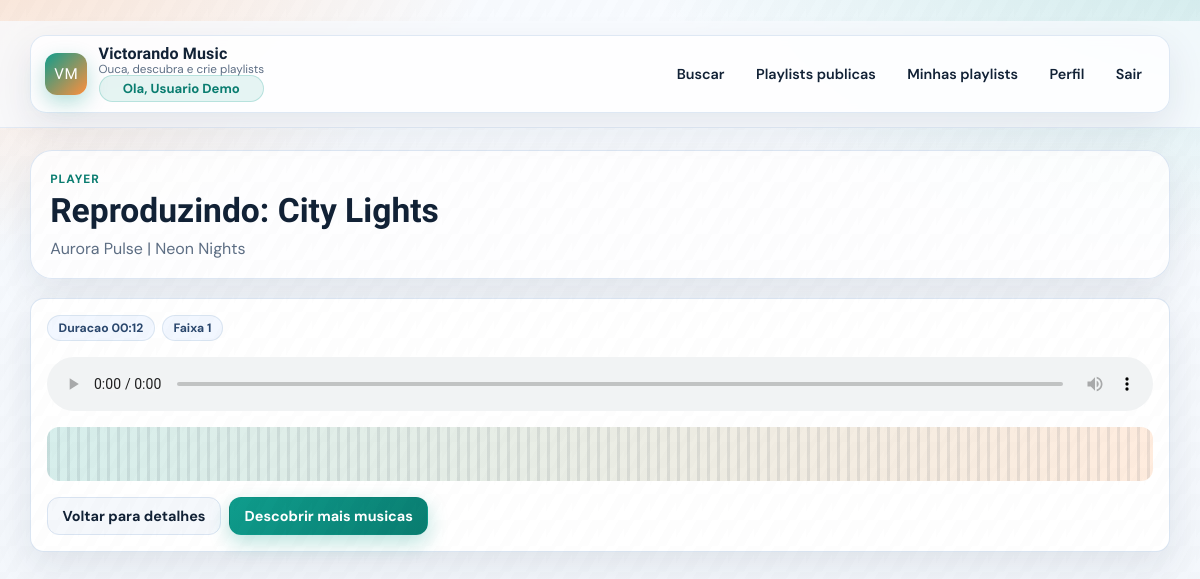
The page /player?id=1 (signed in) on the database its author committed.
### app/models/user.py (models this page shows, shortened)
class User(UserMixin, db.Model):
    __tablename__ = 'usuarios'
    id = db.Column(db.Integer, primary_key=True)
    tenant_id = db.Column(db.Integer, db.ForeignKey('tenants.id'), nullable=False, index=True)
    nome = db.Column(db.String(100), nullable=False)
    email = db.Column(db.String(120), unique=True, nullable=False, index=True)
    senha = db.Column(db.String(255), nullable=False)
    email_verificado_em = db.Column(db.DateTime)
    email_verificacao_token = db.Column(db.String(255), unique=True, index=True)
    reset_senha_token = db.Column(db.String(255), unique=True, index=True)
    reset_senha_expira_em = db.Column(db.DateTime)
    data_criacao = db.Column(db.DateTime, default=datetime.utcnow, nullable=False)
    ativo = db.Column(db.Boolean, default=True)
    playlists = db.relationship('Playlist', backref='usuario', lazy='dynamic', cascade='all, delete-orphan')
    favoritos = db.relationship('Music', secondary='favoritos', backref='usuarios_favoritaram', lazy='dynamic')
    memberships = db.relationship(
        'Membership',
        back_populates='user',
        lazy='dynamic',
        cascade='all, delete-orphan',
    )

### app/models/music.py (models this page shows, shortened)
class Music(db.Model):
    __tablename__ = 'musicas'
    id = db.Column(db.Integer, primary_key=True)
    titulo = db.Column(db.String(150), nullable=False, index=True)
    album_id = db.Column(db.Integer, db.ForeignKey('albuns.id'), nullable=False)
    duracao = db.Column(db.Integer)  # em segundos
    arquivo_url = db.Column(db.String(255), nullable=False)
    numero_faixa = db.Column(db.Integer)
    visualizacoes = db.Column(db.Integer, default=0)
    def incrementar_visualizacao(self):
        self.visualizacoes += 1
        db.session.commit()
    @property
    def duracao_formatada(self):
        if not self.duracao:
            return "00:00"
        minutos = self.duracao // 60
        segundos = self.duracao % 60
        return f"{minutos:02d}:{segundos:02d}"
    def to_dict(self, include_album=True):
        data = {
            'id': self.id,
            'titulo': self.titulo,
            'album_id': self.album_id,
            'duracao': self.duracao,
            'duracao_formatada': self.duracao_formatada,
            'arquivo_url': self.arquivo_url,
            'numero_faixa': self.numero_faixa,
            'visualizacoes': self.visualizacoes
        }
        if include_album and self.album:
            data['album'] = {
                'id': self.album.id,
                'titulo': self.album.titulo,
                'capa_url': self.album.capa_url,
                'artista': {
                    'id': self.album.artista.id,
                    'nome': self.album.artista.nome
                } if self.album.artista else None
            }
        return data

### app/models/artist.py (models this page shows, shortened)
class Artist(db.Model):
    __tablename__ = 'artistas'
    id = db.Column(db.Integer, primary_key=True)
    nome = db.Column(db.String(100), nullable=False, index=True)
    genero = db.Column(db.String(50))
    bio = db.Column(db.Text)
    imagem_url = db.Column(db.String(255))
    albuns = db.relationship('Album', backref='artista', lazy='dynamic', cascade='all, delete-orphan')

### app/models/album.py (models this page shows, shortened)
class Album(db.Model):
    __tablename__ = 'albuns'
    id = db.Column(db.Integer, primary_key=True)
    titulo = db.Column(db.String(150), nullable=False, index=True)
    artista_id = db.Column(db.Integer, db.ForeignKey('artistas.id'), nullable=False)
    ano_lancamento = db.Column(db.Integer)
    capa_url = db.Column(db.String(255))
    descricao = db.Column(db.Text)
    musicas = db.relationship('Music', backref='album', lazy='dynamic', cascade='all, delete-orphan')

### app/views/music_routes.py (the view)
@music_bp.route('/player')
@login_required
def player():
    musica_id = request.args.get('id', type=int)
    if not musica_id:
        flash('Música não especificada', 'error')
        return redirect(url_for('music.index'))
    resultado = MusicController.obter_musica(musica_id)
    if not resultado['success']:
        flash(resultado.get('message', 'Música não encontrada'), 'error')
        return redirect(url_for('music.index'))
    MusicController.registrar_reproducao(musica_id)
    musica = resultado['musica']
    return render_template('player.html', musica=musica)

### app/__init__.py (called while the page is built)
def _build_app_initials(app_name):
    parts = [part[0].upper() for part in app_name.split() if part and part[0].isalnum()]
    return ''.join(parts[:2]) or 'SM'

### app/controllers/music_controller.py (called while the page is built)
    @staticmethod
    def obter_musica(musica_id):
        try:
            musica = db.session.get(Music, musica_id)
            if not musica:
                return {'success': False, 'message': 'Música não encontrada'}
            return {
                'success': True,
                'musica': musica.to_dict()
            }
        except Exception as e:
            return {'success': False, 'message': f'Erro ao obter música: {str(e)}'}

    @staticmethod
    def registrar_reproducao(musica_id):
        try:
            musica = db.session.get(Music, musica_id)
            if not musica:
                return {'success': False, 'message': 'Música não encontrada'}
            musica.incrementar_visualizacao()
            return {
                'success': True,
                'visualizacoes': musica.visualizacoes
            }
        except Exception as e:
            return {'success': False, 'message': f'Erro ao registrar reprodução: {str(e)}'}

### app/extensions.py (called while the page is built, shortened)
def _register_request_observability(app):
    @app.before_request
    def _mark_request_start():
        g._request_start_ts = monotonic()
    @app.after_request
    def _log_request(response):
        start = getattr(g, '_request_start_ts', None)
        if start is None:
            return response
        duration_ms = (monotonic() - start) * 1000
        response.headers['X-Request-Duration-Ms'] = f'{duration_ms:.2f}'
        app.logger.info(
            'request method=%s path=%s status=%s duration_ms=%.2f',
            request.method,
            request.path,
            response.status_code,
            duration_ms,
        )
        return response

def _register_rate_limiting(app):
    @app.before_request
    def _guard_rate_limit():
        if not app.config.get('RATE_LIMIT_ENABLED', True):
            return None
        if not request.path.startswith('/api/'):
            return None

@login_manager.user_loader
def load_user(user_id):
    from app.models import User
    return db.session.get(User, int(user_id))

### app/templates/player.html (shortened to what this page needs)
﻿{% extends 'base.html' %}
{% block content %}
{% set album = musica.album if musica.album else None %}
{% set artista = album.artista if album and album.artista else None %}
<section class="page-header" data-animate>
  <p class="kicker">Player</p>
  <h1 class="page-title">Reproduzindo: {{ musica.titulo }}</h1>
  <p class="page-subtitle">
    {{ artista.nome if artista else 'Artista desconhecido' }}
    {% if album %} | {{ album.titulo }}{% endif %}
  </p>
</section>
<section class="panel player-shell" data-animate style="--delay: 80ms;">
  <div class="meta-pills">
    {% if musica.duracao_formatada %}<span class="chip">Duracao {{ musica.duracao_formatada }}</span>{% endif %}
    <span class="chip">Faixa {{ musica.numero_faixa or '-' }}</span>
  </div>
  <audio controls preload="metadata" {% if musica.arquivo_url %}src="{{ musica.arquivo_url }}"{% endif %}></audio>
  <div class="wave-strip" aria-hidden="true"></div>
  <div class="actions" style="margin-top: 1rem;">
    <a class="btn btn-ghost" href="{{ url_for('music.musica_detalhes', musica_id=musica.id) }}">Voltar para detalhes</a>
    <a class="btn" href="{{ url_for('music.buscar') }}">Descobrir mais musicas</a>
  </div>
</section>
{% endblock %}

### app/templates/base.html (shortened to what this page needs)
﻿<!doctype html>
<html lang="pt-BR">
<head>
  <link rel="stylesheet" href="{{ url_for('static', filename='css/style.css') }}">
</head>
<body>
<header class="topbar">
  <div class="topbar-inner" data-animate>
    <a href="{{ url_for('music.index') }}" class="brand">
      <span class="brand-badge">{{ APP_INITIALS }}</span>
      <span class="brand-text">
        <strong>{{ APP_NAME }}</strong>
        <small>Ouca, descubra e crie playlists</small>
        <span class="user-pill brand-text">Ola, {{ current_user.nome }}</span>
      </span>
    </a>
    <nav class="nav-links">
      <a class="nav-link" href="{{ url_for('music.buscar') }}">Buscar</a>
      <a class="nav-link" href="{{ url_for('playlist.publicas') }}">Playlists publicas</a>
      {% if current_user.is_authenticated %}
        <a class="nav-link" href="{{ url_for('playlist.minhas_playlists') }}">Minhas playlists</a>
        <a class="nav-link" href="{{ url_for('auth.perfil') }}">Perfil</a>
        <a class="nav-link" href="{{ url_for('auth.logout') }}">Sair</a>
      {% else %}
        <a class="nav-link" href="{{ url_for('auth.login') }}">Entrar</a>
        <a class="nav-link" href="{{ url_for('auth.register') }}">Cadastrar</a>
      {% endif %}
    </nav>
  </div>
</header>
<main class="container">
  <div class="page-content">
    {% block content %}{% endblock %}
  </div>
</main>
</body>
</html>

### rows shown on the page
User: nome "Usuario Demo"
Music: titulo "City Lights"
Artist: nome "Aurora Pulse"
Album: titulo "Neon Nights"

### other values the page prints
{{ APP_INITIALS }} "VM"
{{ APP_NAME }} "Victorando Music"
{{ musica.duracao_formatada }} "00:12"
{{ musica.numero_faixa or '-' }} "1"
